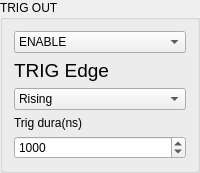
               <widget class="QGroupBox" name="AUXIObox_2">
                <property name="maximumSize">
                 <size>
                  <width>300</width>
                  <height>400</height>
                 </size>
                </property>
                <property name="title">
                 <string>TRIG OUT</string>
                </property>
                <layout class="QVBoxLayout" name="verticalLayout_14">
                 <item>
                  <widget class="QComboBox" name="AUXIO_2">
                   <item>
                    <property name="text">
                     <string>ENABLE</string>
                    </property>
                   </item>
                   <item>
                    <property name="text">
                     <string>DISABLE</string>
                    </property>
                   </item>
                  </widget>
                 </item>
                 <item>
                  <widget class="QLabel" name="AUXEDGElabel_2">
                   <property name="font">
                    <font>
                     <pointsize>14</pointsize>
                    </font>
                   </property>
                   <property name="text">
                    <string>TRIG Edge</string>
                   </property>
                  </widget>
                 </item>
                 <item>
                  <widget class="QComboBox" name="AUXEDGE_2">
                   <item>
                    <property name="text">
                     <string>Rising</string>
                    </property>
                   </item>
                   <item>
                    <property name="text">
                     <string>Falling</string>
                    </property>
                   </item>
                  </widget>
                 </item>
                 <item>
                  <widget class="QLabel" name="TrigDuraLable_2">
                   <property name="text">
                    <string>Trig dura(ns)</string>
                   </property>
                  </widget>
                 </item>
                 <item>
                  <widget class="QSpinBox" name="TrigOutDura">
                   <property name="maximum">
                    <number>50000</number>
                   </property>
                   <property name="value">
                    <number>1000</number>
                   </property>
                  </widget>
                 </item>
                </layout>
               </widget>
